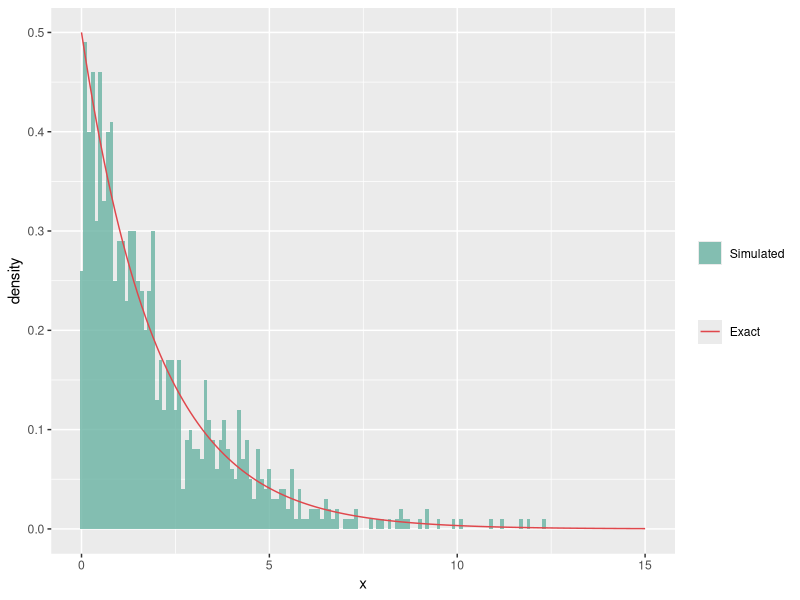
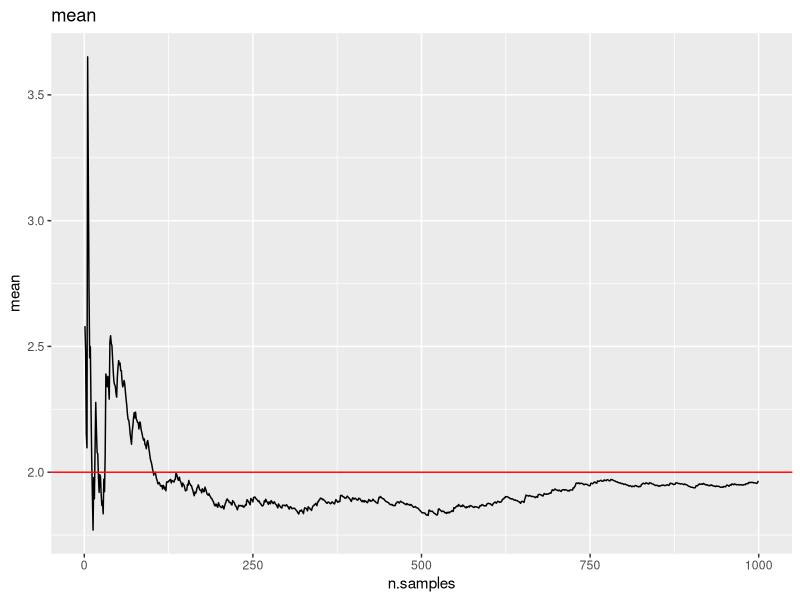
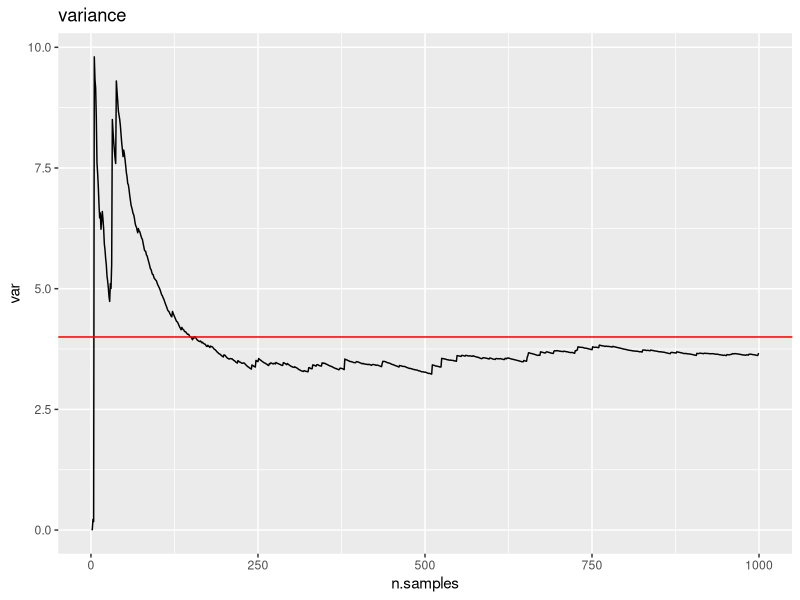
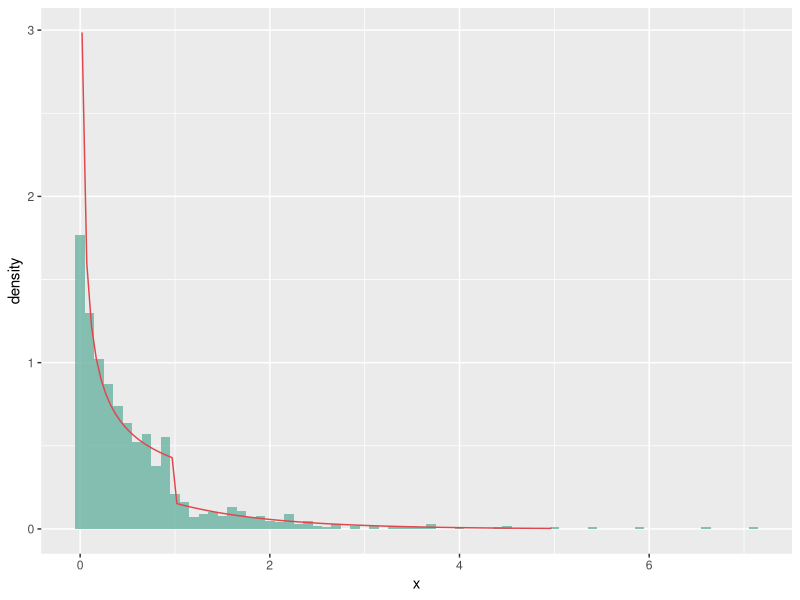
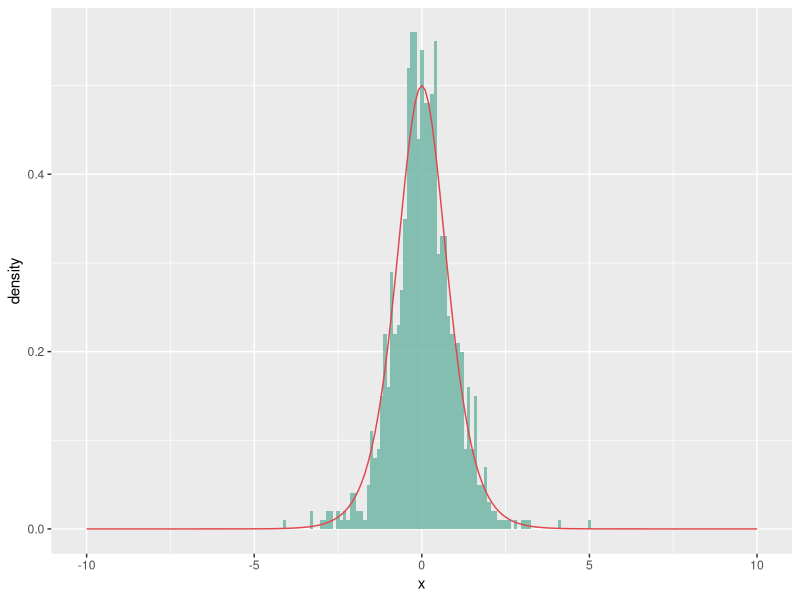
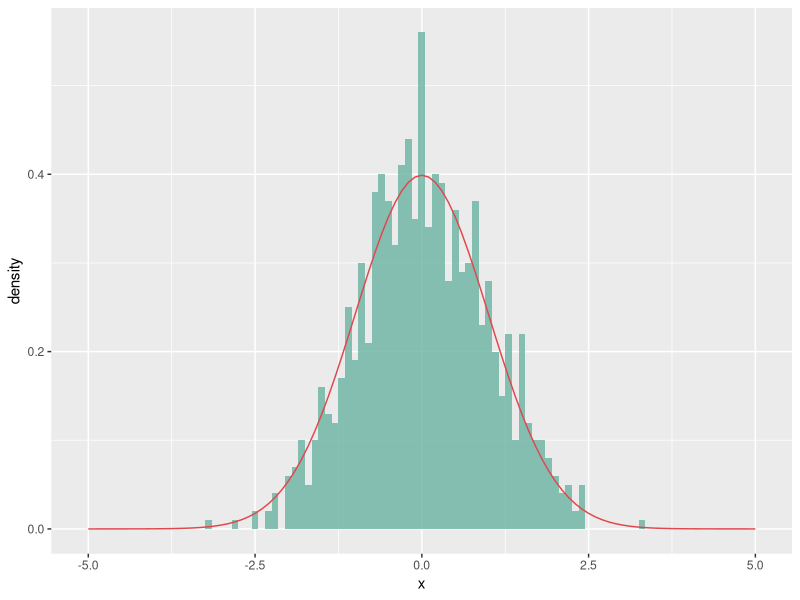
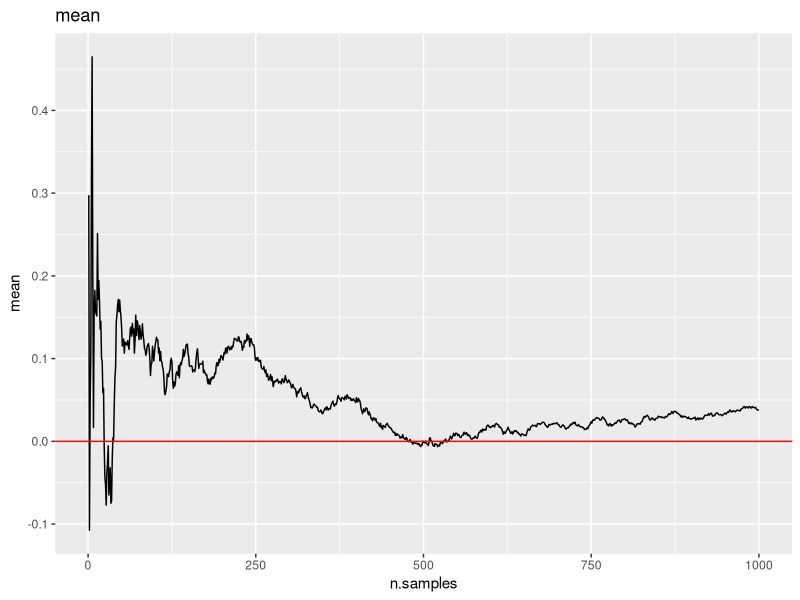
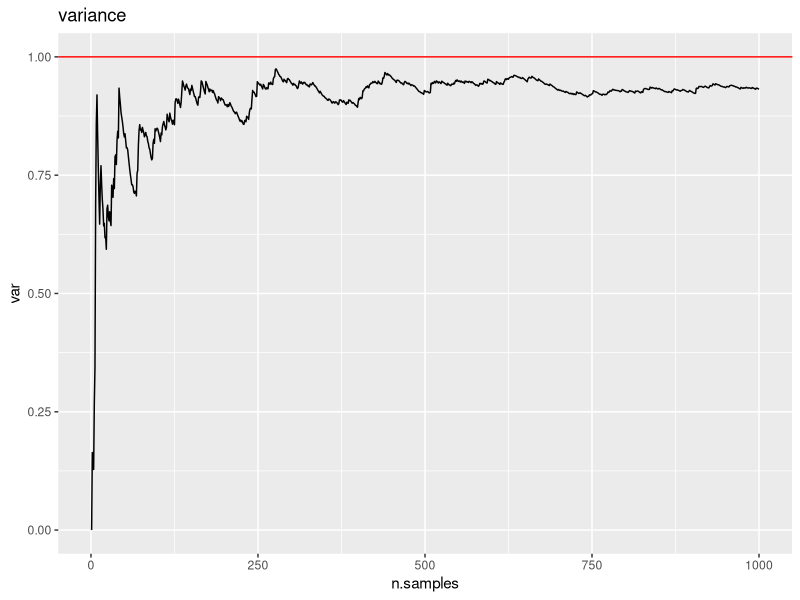

Write the R code that produced these figures, in order.
## ---- chunk 1
knitr::opts_chunk$set(echo = TRUE, fig.width = 5, fig.height = 4, fig.align = "center")
library(tidyverse)
set.seed(4300)
## ---- chunk 2
sim.exp <- function(rate, n){
  # Vector of n uniform values
  u <- runif(n, 0, 1)
  # Note that (1-U) ~ U, so we can use u instead of 1-u in the returned value.
  -1/rate * log(u)
}
## ---- chunk 3
rate <- 0.5
n <- 1000
sim <- data.frame(x = sim.exp(rate, n))
x = seq(from = 0, to = 15, by = 0.1)
exact <- data.frame(x = x, y = rate*exp(-rate*x))

ggplot(sim) + 
  geom_histogram(aes(x = x, y = ..density.., fill = "Simulated"),
                 alpha = 0.8, binwidth = 0.1) + 
  geom_line(data = exact , aes(x = x, y = y, color = 'Exact'))  +
  scale_color_manual(name = "", values = c("Exact" = "#e0474c")) +
  scale_fill_manual(name = "", values = c("Simulated" = "#69b3a2")) 
## ---- chunk 4
# Calculate the cumulative mean
data.frame(n.samples = 1:n,
           mean = cumsum(sim$x)/(1:n)) %>%
  ggplot() + geom_line(aes(n.samples, mean)) +
  geom_hline(yintercept = 1/rate, color = "red") +
  ggtitle("mean")
  
# Calculate the cumulative variance
data.frame(n.samples = 1:n,
           mean = cumsum(sim$x)/(1:n),
           mean2 = cumsum(sim$x^2)/(1:n)) %>%
  mutate(var = mean2-mean^2) %>%
  ggplot() + geom_line(aes(n.samples, var)) +
  geom_hline(yintercept = 1/rate^2, color = "red") +
  ggtitle("variance")
## ---- chunk 5
sim.g <- function(alpha, n){
  # Normalizing constant
  c <- (1/alpha + exp(-1))^-1
  # Vector of n uniform values
  u <- runif(n, 0, 1)
  
  (alpha/c * u)^(1/alpha) * (u < c/alpha) - log((1-u)/c) * (c/alpha <= u)
}
## ---- chunk 6
# Implemented for testing purposes

g <- function(alpha, x){
  # Normalizing constant
  c <- (1/alpha + exp(-1))^-1
  c*x^(alpha-1) * (0<x)*(x<1) + c*exp(-x) *(x>=1)
} 

G <- function(alpha, x){
  # Normalizing constant
  c <- (1/alpha + exp(-1))^-1
  c/alpha*x^alpha * (0<x)*(x<1) + (1 - c*exp(-x)) *(x>=1)
} 

G.inv <- function(alpha, u){
  # Normalizing constant
  c <- (1/alpha + exp(-1))^-1
  
  (alpha/c * u)^(1/alpha) * (u < c/alpha) - log((1-u)/c) * (u >= c/alpha)
}
## ---- chunk 7
alpha <- 0.5
n <- 1000
sim <- data.frame(x = sim.g(alpha, n))
x = seq(from = 0.02, to = 5, by = 0.05)
exact <- data.frame(x = x, y = g(alpha, x))

ggplot(sim) + 
  geom_histogram(aes(x = x, y = ..density..),
                 alpha = 0.8, fill = "#69b3a2", binwidth = 0.1) + 
  geom_line(data = exact , aes(x = x, y = y), color = "#e0474c")
## ---- chunk 8
alpha <- 0.5
c <- (1/alpha + exp(-1))^-1

# 10000 realizations from simulation
sim <- sim.g(alpha, 10000)

# Theoretical mean and variance
mean.g <- c/(alpha+1) + 2*c/exp(1)
var.g <- c/(alpha+2) + 5*c/exp(1) - mean.g^2

# Estimated mean
mean.est <- mean(sim)
var.est <- var(sim)

# Comparing means
c(mean.g, mean.est)

# Comparing variance
c(var.g, var.est)
## ---- chunk 9
sim.sigm <- function(alpha, n){
  u <- runif(n,0,1)
  1/alpha * log(u/(1-u))
}
## ---- chunk 10
alpha <- 2
n <- 1000
sim <- data.frame(x = sim.sigm(alpha, n))
x = seq(from = -10, to = 10, by = 0.1)
exact <- data.frame(x = x, y = alpha*exp(alpha*x)/(1 + exp(alpha*x))^2)

ggplot(sim) + 
  geom_histogram(aes(x = x, y = ..density..),
                 alpha = 0.8, fill = "#69b3a2", binwidth = 0.1) + 
  geom_line(data = exact , aes(x = x, y = y), color = "#e0474c")  
## ---- chunk 11
box.mul <- function(n){
  odd <-  FALSE
  if(n %% 2 != 0){
    odd <-  TRUE
    n <- n + 1
  }
  
  x1 <- 2*pi * runif(n/2, 0, 1)
  x2 <- sim.exp(0.5, n/2)
  
  y1 <- sqrt(x2)*cos(x1)
  y2 <- sqrt(x2)*sin(x1)
  
  concat <- c(y1,y2)
  if(odd){
    return(head(concat, -1))
  }
  else{
    return(concat)
  }
}
## ---- chunk 12
n <- 1000
sim.box.mul <- data.frame(x = box.mul(n))
x = seq(from = -5, to = 5, by = 0.1)
exact <- data.frame(x = x, y = 1/sqrt(2*pi)*exp(-1/2*x^2))

ggplot(sim.box.mul) + 
  geom_histogram(aes(x = x, y = ..density..),
                 alpha = 0.8, fill = "#69b3a2", binwidth = 0.1) + 
  geom_line(data = exact , aes(x = x, y = y), color = "#e0474c")  
## ---- chunk 13
# mean
data.frame(n.samples = 1:n,
           mean = cumsum(sim.box.mul$x)/(1:n)) %>%
  ggplot() + geom_line(aes(n.samples, mean)) +
  geom_hline(yintercept = 0, color = "red") +
  ggtitle("mean")
  
# variance
data.frame(n.samples = 1:n,
           mean = cumsum(sim.box.mul$x)/(1:n),
           mean2 = cumsum(sim.box.mul$x^2)/(1:n)) %>%
  mutate(var = mean2-mean^2) %>%
  ggplot() + geom_line(aes(n.samples, var)) +
  geom_hline(yintercept = 1, color = "red") +
  ggtitle("variance")
## ---- chunk 14
sim.mvnorm <- function(mu, Sigma, n){
  # Returns n realizations from a d-variate normal distribution
  d <- length(mu)
  
  # Get n d-variate standard normal realizations using the Box-Muller algorithm
  x <- array(box.mul(n*d), dim=c(d,n))
  
  # Cholesky decomposition of Sigma
  A <- t(chol(Sigma)) # Transposes to get a lower triangular matrix
  
  mu + A %*% x
}
## ---- chunk 15
# Bivariate example
mu <- c(1,2)
Sigma <- matrix(c(1, -.7, -.7, 2), 2)

# Simulate 10000 realizations
y <- sim.mvnorm(mu, Sigma, 10000)

# Plot first 500 points
plot(y[1,1:500], y[2,1:500], main="Bivariate normal distribution", xlab="x", ylab="y", pch=16)
## ---- chunk 16
# Estimate mean
mu.est <- rowMeans(y)
mu.est

# Estimate covariance matrix
Sigma.est <- cov(t(y))
Sigma.est
## ---- chunk 17
rou.gamma <- function(n, alpha){
  a <-  sqrt(alpha - 1)
  b.minus <- 0
  b.plus <- sqrt(alpha + 1)
  
  count <-  0
  tries <- 0
  result <- rep(0,n)
  
  while(count < n){
    x1 <- a*runif(1, 0, 1)
    x2 <- b.minus + b.plus*runif(1, 0, 1) 
  
    if(log(x1) <= 0.5*((alpha - 1)*log(x2/x1) - x2/x1)){
      result[count + 1] = x2/x1
      count <- count + 1
    }
    tries = tries + 1
  }
  return(list("sim" = result, "tries" = tries))
}
## ---- chunk 18
n <- 10000
alpha <-  2

sim.gamma <- rou.gamma(n, alpha)
x = seq(from = 0.1, to = 12, by = 0.1)
exact <- data.frame(x = x, y = 1/gamma(alpha) * x^(alpha - 1) * exp(-x))

ggplot(data.frame(x = sim.gamma$sim)) + 
  geom_histogram(aes(x = x, y = ..density..),
                 alpha = 0.8, fill = "#69b3a2", binwidth = 0.1) + 
  geom_line(data = exact , aes(x = x, y = y), color = "#e0474c")
sim.gamma$tries

## ---- chunk 19
library(pracma)
n <- 1000
alpha.vec <- seq(1.01, 2000, length.out = 10)
tries.vec <- rep(0, 10)
for(i in 1:length(alpha.vec)){
  alpha <- alpha.vec[i]
  sim.gamma <- rou.gamma(n, alpha)
  tries.vec[i] = sim.gamma$tries
}

plot(alpha.vec, tries.vec, pch = 16)
abline(h = 3, col="blue")
## ---- chunk 20
sim.gamma <- function(n, alpha, beta){
  d <- alpha - 1/3
  c <- 1/sqrt(9*d)
  count <- 0
  result <- rep(0, n)
  while(count < n){
    z <- box.mul(1)
    u <- runif(1, 0, 1)
    v <- (1 + c*z)^3
    if(z > -1/c && log(u) < 0.5*z^2 + d - d*V + d*log(V)){
      result[count + 1] = d*v
      count <- count + 1
    }
  }
  return(1/beta * result)
}
## ---- chunk 21
n <- 100000
x <- box.mul(n)
h <- (x > 4)
theta.hat <- 1/n * sum(h)
theta.hat
pnorm(4, lower.tail = FALSE)
## ---- chunk 22
sigma.hat <- sqrt(1/(n*(n-1)) * sum((h - theta.hat)^2)) 
1/sigma.hat^2
lower <- theta.hat - qt(0.975, n - 1)*sigma.hat
upper <- theta.hat + qt(0.975, n - 1)*sigma.hat

c(lower, upper)
## ---- chunk 23
inv.samp <- function(n){
  u <- runif(n, 0, 1)
  x <- sqrt(16 - 2*log(1 - u))
  return(x)
}

sim <- inv.samp(2000)
x = seq(from = 4, to = 9, by = 0.1)
exact <- data.frame(x = x, y = exp(8)*x*exp(-x^2/2))

ggplot(data.frame(x = sim)) + 
  geom_histogram(aes(x = x, y = ..density..),
                 alpha = 0.8, fill = "#69b3a2", binwidth = 0.03) + 
  geom_line(data = exact , aes(x = x, y = y), color = "#e0474c")
## ---- chunk 24
n <- 100000
c <- exp(8)

x <- inv.samp(n)
w <- 1/(sqrt(2*pi)*c*x)
h <- (x > 4)

theta.is <- 1/n * sum(h*w)
theta.is
## ---- chunk 25
sigma.is <- sqrt(1/(n*(n-1)) * sum((h*w - theta.is)^2)) 
lower <- theta.is - qt(0.975, n - 1)*sigma.is
upper <- theta.is + qt(0.975, n - 1)*sigma.is

c(lower, upper)
1/sigma.is^2
## ---- chunk 26
anti <- function(n){
  u <- runif(n, 0, 1)
  q <- c(u, 1 - u)
  x <- sqrt(16 - 2*log(1 - q))
  return(x)
}
## ---- chunk 27
n <- 100000
c <- exp(8)

x <- anti(n/2)
w <- 1/(sqrt(2*pi)*c*x)
h <- (x > 4)

theta.a <- 1/n * sum(h*w)
theta.a
## ---- chunk 28
sigma.a <- sqrt(1/(n*(n-1)) * sum((h*w - theta.a)^2)) 
lower <- theta.a - qt(0.975, n - 1)*sigma.a
upper <- theta.a + qt(0.975, n - 1)*sigma.a

c(lower, upper)
1/sigma.a^2
